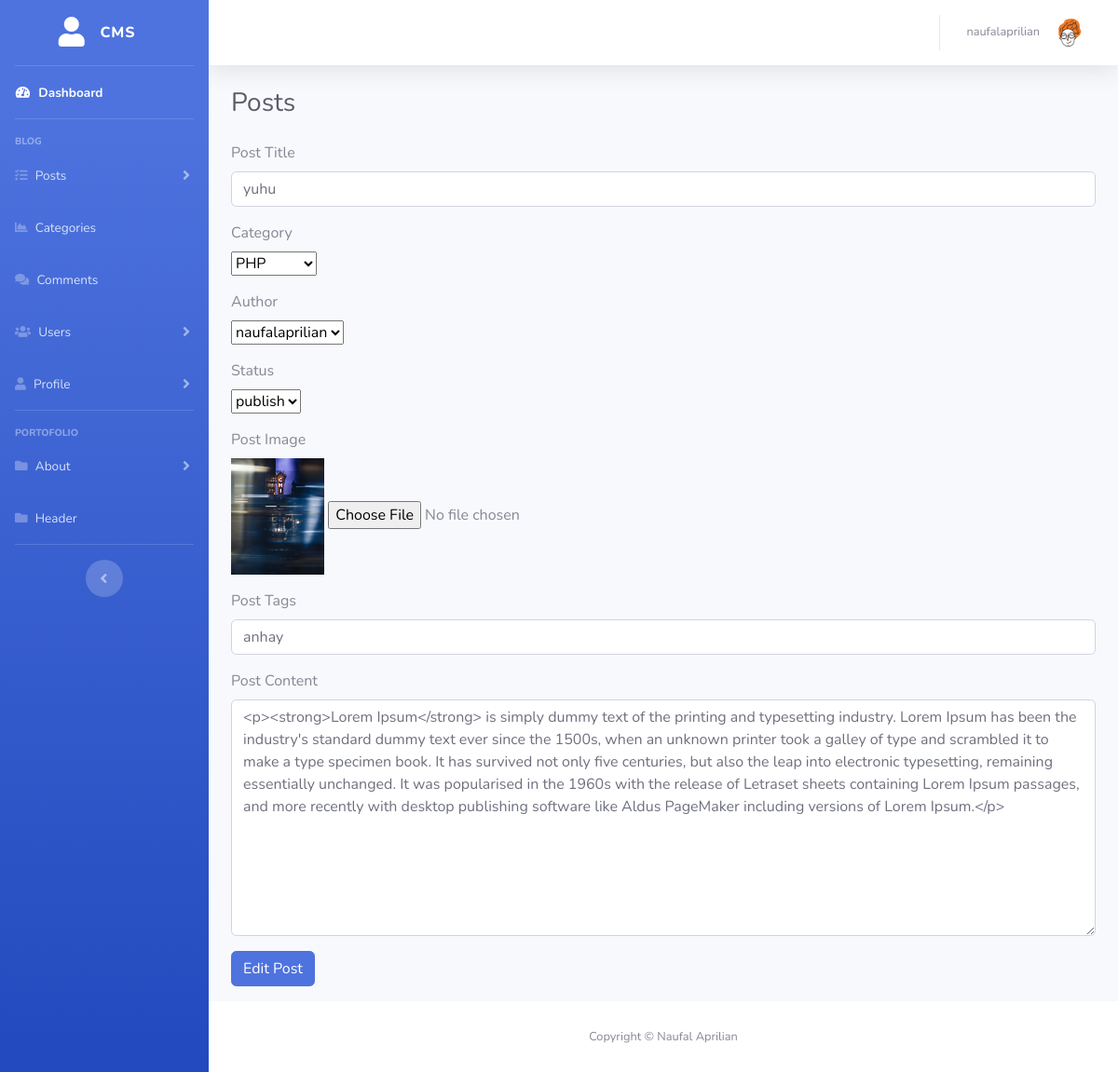
/admin/posts.php?source=edit_post&p_id=137 (signed in), run on the app's committed database.
### tables this page shows
CREATE TABLE `users` (
  `user_id` int(3) NOT NULL,
  `user_username` varchar(255) NOT NULL,
  `user_password` varchar(255) NOT NULL,
  `user_firstname` varchar(255) NOT NULL,
  `user_lastname` varchar(255) NOT NULL,
  `user_email` varchar(255) NOT NULL,
  `user_image` varchar(100) NOT NULL DEFAULT 'default.png',
  `user_role` varchar(255) NOT NULL DEFAULT 'user',
  `token` text NOT NULL
);

CREATE TABLE `posts` (
  `post_id` int(3) NOT NULL,
  `post_category_id` int(3) NOT NULL,
  `post_title` varchar(255) NOT NULL,
  `post_author` varchar(255) NOT NULL,
  `post_user` varchar(255) NOT NULL,
  `post_date` date NOT NULL,
  `post_image` text NOT NULL,
  `post_content` text NOT NULL,
  `post_tags` varchar(255) NOT NULL,
  `post_comment_count` varchar(255) NOT NULL,
  `post_status` varchar(255) NOT NULL DEFAULT 'draft',
  `post_views_count` int(11) NOT NULL
);

### admin/includes/edit_post.php (the view, shortened to what this page needs)
<?php
                if(isset($_GET['p_id'])){
                    $the_post_id = $_GET['p_id'];
                }
                $query = "SELECT * FROM posts WHERE post_id = $the_post_id";
                $select_posts_by_id = mysqli_query($connection,$query);
                while($row = mysqli_fetch_assoc($select_posts_by_id)):
                    $post_title = $row['post_title'];
                    $post_category_id = $row['post_category_id'];
                    $post_status = $row['post_status'];
                    $post_image = $row['post_image'];
                    $post_tags = $row['post_tags'];
                    $post_content = $row['post_content'];
                endwhile; ?>
    <div class="col-lg-12">
        <form action="" method="post" enctype="multipart/form-data">
            <div class="form-group">
                <label for="title">Post Title</label>
                <input type="text" class="form-control" id="title" name="title" value="<?php echo $post_title ?>">
            </div>
            <div class="form-group">
            <label for="post_category_id">Category</label>
            <br>
                <select name="post_category_id" id="">
                        <?php
                            $query = "SELECT * FROM categories";
                            $select_id_categories_query = mysqli_query($connection,$query);
                            while ($row = mysqli_fetch_assoc($select_id_categories_query)) :
                                $cat_title = $row['cat_title'];
                                $cat_id = $row['cat_id'];
                                if ($post_category_id == $cat_id) { ?>
                                    <option selected value="<?php echo $cat_id ?>"  > <?php echo $cat_title?> </option>
                                <?php }else { ?>
                                    <option value="<?php echo $cat_id ?>"  > <?php echo $cat_title?> </option>
                                <?php }       ?>
                            <?php endwhile; ?>
                </select>
            </div>
            <div class="form-group">
                <label for="post_author_id">Author</label>
                <br>
                <select name="post_author_id" id="">
                        <?php
                            $query = "SELECT * FROM users WHERE user_role = 'admin'";
                            $select_id_user_query = mysqli_query($connection,$query);
                            while ($row = mysqli_fetch_assoc($select_id_user_query)) :
                                $user_username = $row['user_username'];       ?>
                            <option value="<?php echo $user_username ?>"  > <?php echo $user_username?> </option>
                            <?php endwhile; ?>
                </select>
            </div>
            <div class="form-group">
            <label for="post_status">Status</label>
            <br>
            <select name="post_status" id="">
                <option value="<?php echo $post_status?>"><?php echo $post_status?></option>
            </select>
            </div>
            <div class="form-group">
                    <label for="image">Post Image</label>
                    <br>
                    <img width="100" src="../images/post/<?php echo $post_image ?>" alt="Image">
                    <input type="file" name="image">
            </div>
            <div class="form-group">
                <label for="post_tags">Post Tags</label>
                <input type="text" class="form-control" name="post_tags" value="<?php echo $post_tags ?>">
            </div>
            <div class="form-group">
                <label for="post_content">Post Content</label>
                <textarea class="form-control" name="post_content" id="editor" cols="30" rows="10" ><?php echo $post_content ?>
                </textarea>
            </div>
            <div class="form-group">
                <input class="btn btn-primary" type="submit" name="edit_post" value="Edit Post">
            </div>
        </form>
    </div>

### admin/includes/admin_topbar.php (shortened to what this page needs)
<?php
if (isset($_SESSION['user_id'])) {
    $user_id = $_SESSION['user_id'];
    $query = "SELECT * FROM users WHERE `user_id` = $user_id";
    $select_user = mysqli_query($connection,$query);
    while($row = mysqli_fetch_assoc($select_user)){
        $user_username = $row['user_username'];
        $user_image = $row['user_image'];
    }
}
?>
<nav class="navbar navbar-expand navbar-light bg-white topbar mb-4 static-top shadow">
<ul class="navbar-nav ml-auto">
    <li class="nav-item dropdown no-arrow">
        <a class="nav-link dropdown-toggle" href="#" id="userDropdown" role="button"
            data-toggle="dropdown" aria-haspopup="true" aria-expanded="false">
            <span class="mr-2 d-none d-lg-inline text-gray-600 small"><?php echo $user_username ?></span>
            <img class="img-profile rounded-circle"
                src="../images/profile/<?php echo $user_image ?>">
        </a>
    </li>
</ul>
</nav>

### data on the page
users: user_username "naufalaprilian", user_image (placeholder picture)
posts: title "yuhu", post_status "publish", post_image (picture), post_tags "anhay", post_content "<p><strong>Lorem Ipsum</strong> is simply dummy text of the printing and typesetting industry. Lorem Ipsum has been the industry's standard dummy text ever since the 1500s, when an unknown printer took a galley of type and scrambled it to make a type specimen book. It has survived not only five centuries, but also the leap into electronic typesetting, remaining essentially unchanged. It was popularised in the 1960s with the release of Letraset sheets containing Lorem Ipsum passages, and more recently with desktop publishing software like Aldus PageMaker including versions of Lorem Ipsum.</p>"

### other printed values
form field post_category_id "PHP"
form field post_author_id "naufalaprilian"
